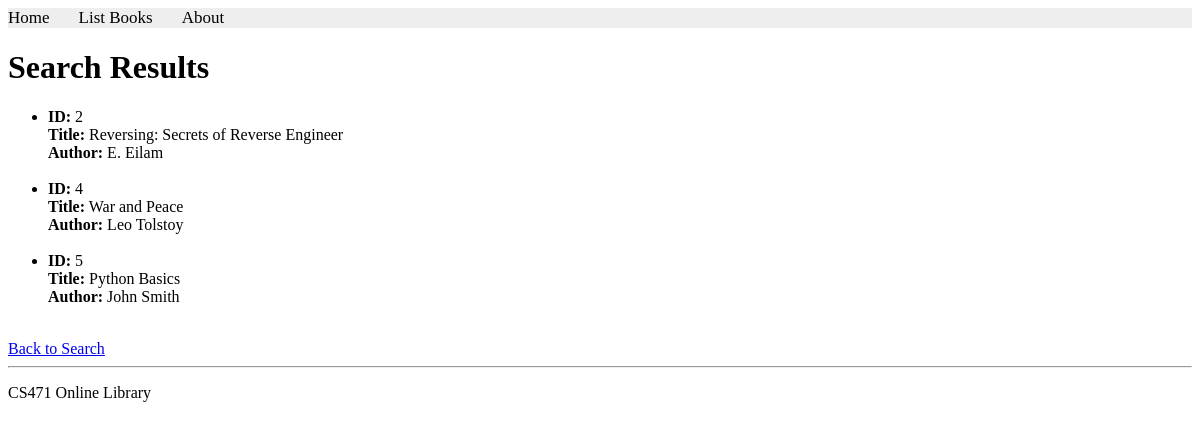
The app's page /books/lab8/task3 with its own data.
### apps/bookmodule/models.py (models this page shows, shortened)
class Book(models.Model):
    title = models.CharField(max_length=50)
    author = models.CharField(max_length=50)
    price = models.FloatField(default=0.0)
    edition = models.SmallIntegerField(default=1)

### apps/bookmodule/views.py (the view)
# urls.py: path('lab8/task3', views.lab8_task3, name='books.lab8_task3'),
def lab8_task3(request):
    books = Book.objects.filter(
        ~Q(edition__gt=3) &
        ~Q(title__icontains='co') &
        ~Q(author__icontains='co')
    )
    return render(request, 'bookmodule/bookList.html', {'books': books})

### apps/templates/bookmodule/bookList.html (shortened to what this page needs)
{% extends "layouts/base.html" %}
{% block content %}
<h1>Search Results</h1>
{% if books %}
    <ul>
        {% for book in books %}
            <li>
                <strong>ID:</strong> {{ book.id }}<br>
                <strong>Title:</strong> {{ book.title }}<br>
                <strong>Author:</strong> {{ book.author }}
            </li>
            <br>
        {% endfor %}
    </ul>
{% else %}
    <p>No books found.</p>
{% endif %}
<a href="{% url 'books.search' %}">Back to Search</a>
{% endblock content %}

### records on screen
Book: id "2", title "Reversing: Secrets of Reverse Engineer", author "E. Eilam"
Book: id "4", title "War and Peace", author "Leo Tolstoy"
Book: id "5", title "Python Basics", author "John Smith"
